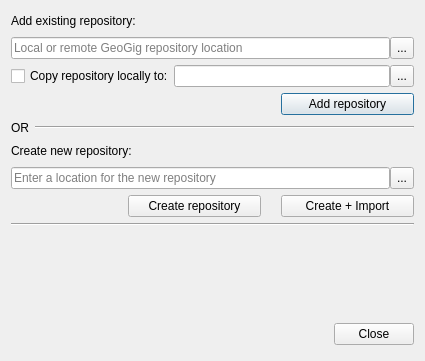
<?xml version="1.0" encoding="UTF-8"?>
<ui version="4.0">
 <class>AddRepoDialog</class>
 <widget class="QDialog" name="AddRepoDialog">
  <property name="geometry">
   <rect>
    <x>0</x>
    <y>0</y>
    <width>425</width>
    <height>361</height>
   </rect>
  </property>
  <property name="windowTitle">
   <string>Add or Create a Repository</string>
  </property>
  <property name="styleSheet">
   <string notr="true">#addRepoDialog {
	background-color: #eeeeee;
}</string>
  </property>
  <layout class="QVBoxLayout" name="verticalLayout">
   <item>
    <layout class="QHBoxLayout" name="horizontalLayout_3">
     <item>
      <widget class="QLabel" name="addRepoLabel">
       <property name="text">
        <string>Add existing repository:</string>
       </property>
      </widget>
     </item>
     <item>
      <spacer name="horizontalSpacer_3">
       <property name="orientation">
        <enum>Qt::Horizontal</enum>
       </property>
       <property name="sizeHint" stdset="0">
        <size>
         <width>40</width>
         <height>20</height>
        </size>
       </property>
      </spacer>
     </item>
    </layout>
   </item>
   <item>
    <layout class="QHBoxLayout" name="horizontalLayout_4">
     <property name="spacing">
      <number>0</number>
     </property>
     <item>
      <widget class="QLineEdit" name="addRepoFolderBox">
       <property name="sizePolicy">
        <sizepolicy hsizetype="Expanding" vsizetype="Fixed">
         <horstretch>0</horstretch>
         <verstretch>0</verstretch>
        </sizepolicy>
       </property>
       <property name="maximumSize">
        <size>
         <width>16777215</width>
         <height>16777215</height>
        </size>
       </property>
       <property name="text">
        <string/>
       </property>
       <property name="placeholderText">
        <string>Local or remote GeoGig repository location</string>
       </property>
      </widget>
     </item>
     <item>
      <widget class="QToolButton" name="selectRepoFolderButton">
       <property name="sizePolicy">
        <sizepolicy hsizetype="Fixed" vsizetype="Maximum">
         <horstretch>0</horstretch>
         <verstretch>0</verstretch>
        </sizepolicy>
       </property>
       <property name="minimumSize">
        <size>
         <width>0</width>
         <height>21</height>
        </size>
       </property>
       <property name="maximumSize">
        <size>
         <width>16777215</width>
         <height>16677215</height>
        </size>
       </property>
       <property name="text">
        <string>...</string>
       </property>
      </widget>
     </item>
    </layout>
   </item>
   <item>
    <layout class="QHBoxLayout" name="horizontalLayout_7">
     <property name="spacing">
      <number>0</number>
     </property>
     <item>
      <widget class="QCheckBox" name="cloneCheckBox">
       <property name="sizePolicy">
        <sizepolicy hsizetype="Fixed" vsizetype="Fixed">
         <horstretch>0</horstretch>
         <verstretch>0</verstretch>
        </sizepolicy>
       </property>
       <property name="styleSheet">
        <string notr="true">#copyLabel {
  color: #666666;
}</string>
       </property>
       <property name="text">
        <string>Copy repository locally to:</string>
       </property>
      </widget>
     </item>
     <item>
      <widget class="QLineEdit" name="cloneFolderBox"/>
     </item>
     <item>
      <widget class="QToolButton" name="selectCloneFolderButton">
       <property name="sizePolicy">
        <sizepolicy hsizetype="Fixed" vsizetype="Minimum">
         <horstretch>0</horstretch>
         <verstretch>0</verstretch>
        </sizepolicy>
       </property>
       <property name="minimumSize">
        <size>
         <width>0</width>
         <height>21</height>
        </size>
       </property>
       <property name="maximumSize">
        <size>
         <width>16777215</width>
         <height>16777215</height>
        </size>
       </property>
       <property name="text">
        <string>...</string>
       </property>
      </widget>
     </item>
    </layout>
   </item>
   <item>
    <layout class="QHBoxLayout" name="horizontalLayout_2">
     <property name="spacing">
      <number>0</number>
     </property>
     <item>
      <spacer name="horizontalSpacer">
       <property name="orientation">
        <enum>Qt::Horizontal</enum>
       </property>
       <property name="sizeHint" stdset="0">
        <size>
         <width>40</width>
         <height>20</height>
        </size>
       </property>
      </spacer>
     </item>
     <item>
      <widget class="QPushButton" name="addRepoButton">
       <property name="sizePolicy">
        <sizepolicy hsizetype="Maximum" vsizetype="Maximum">
         <horstretch>0</horstretch>
         <verstretch>0</verstretch>
        </sizepolicy>
       </property>
       <property name="minimumSize">
        <size>
         <width>133</width>
         <height>0</height>
        </size>
       </property>
       <property name="maximumSize">
        <size>
         <width>133</width>
         <height>32</height>
        </size>
       </property>
       <property name="text">
        <string>Add repository</string>
       </property>
       <property name="icon">
        <iconset resource="resources/geogigclient_resources.qrc">
         <normaloff>:/icon/add-repo-16.png</normaloff>:/icon/add-repo-16.png</iconset>
       </property>
      </widget>
     </item>
    </layout>
   </item>
   <item>
    <layout class="QHBoxLayout" name="horizontalLayout">
     <item>
      <widget class="QLabel" name="label">
       <property name="sizePolicy">
        <sizepolicy hsizetype="Fixed" vsizetype="Preferred">
         <horstretch>0</horstretch>
         <verstretch>0</verstretch>
        </sizepolicy>
       </property>
       <property name="text">
        <string>OR</string>
       </property>
      </widget>
     </item>
     <item>
      <widget class="Line" name="line">
       <property name="orientation">
        <enum>Qt::Horizontal</enum>
       </property>
      </widget>
     </item>
    </layout>
   </item>
   <item>
    <layout class="QHBoxLayout" name="horizontalLayout_5">
     <item>
      <widget class="QLabel" name="label_6">
       <property name="text">
        <string>Create new repository:</string>
       </property>
      </widget>
     </item>
     <item>
      <spacer name="horizontalSpacer_4">
       <property name="orientation">
        <enum>Qt::Horizontal</enum>
       </property>
       <property name="sizeHint" stdset="0">
        <size>
         <width>40</width>
         <height>20</height>
        </size>
       </property>
      </spacer>
     </item>
    </layout>
   </item>
   <item>
    <layout class="QHBoxLayout" name="horizontalLayout_6">
     <property name="spacing">
      <number>0</number>
     </property>
     <item>
      <widget class="QLineEdit" name="createRepoFolderBox">
       <property name="text">
        <string/>
       </property>
       <property name="placeholderText">
        <string>Enter a location for the new repository</string>
       </property>
      </widget>
     </item>
     <item>
      <widget class="QToolButton" name="selectNewRepoFolderButton">
       <property name="sizePolicy">
        <sizepolicy hsizetype="Fixed" vsizetype="Minimum">
         <horstretch>0</horstretch>
         <verstretch>0</verstretch>
        </sizepolicy>
       </property>
       <property name="minimumSize">
        <size>
         <width>0</width>
         <height>21</height>
        </size>
       </property>
       <property name="maximumSize">
        <size>
         <width>16777215</width>
         <height>16777215</height>
        </size>
       </property>
       <property name="text">
        <string>...</string>
       </property>
      </widget>
     </item>
    </layout>
   </item>
   <item>
    <layout class="QHBoxLayout" name="horizontalLayout_8">
     <property name="spacing">
      <number>0</number>
     </property>
     <item>
      <spacer name="horizontalSpacer_5">
       <property name="orientation">
        <enum>Qt::Horizontal</enum>
       </property>
       <property name="sizeHint" stdset="0">
        <size>
         <width>40</width>
         <height>20</height>
        </size>
       </property>
      </spacer>
     </item>
     <item>
      <widget class="QPushButton" name="createRepoButton">
       <property name="sizePolicy">
        <sizepolicy hsizetype="Maximum" vsizetype="Maximum">
         <horstretch>0</horstretch>
         <verstretch>0</verstretch>
        </sizepolicy>
       </property>
       <property name="minimumSize">
        <size>
         <width>133</width>
         <height>0</height>
        </size>
       </property>
       <property name="maximumSize">
        <size>
         <width>133</width>
         <height>111111</height>
        </size>
       </property>
       <property name="text">
        <string>Create repository</string>
       </property>
       <property name="icon">
        <iconset>
         <normaloff>:/icon/create-repo.png</normaloff>:/icon/create-repo.png</iconset>
       </property>
       <property name="iconSize">
        <size>
         <width>20</width>
         <height>16</height>
        </size>
       </property>
      </widget>
     </item>
     <item>
      <spacer name="horizontalSpacer_2">
       <property name="orientation">
        <enum>Qt::Horizontal</enum>
       </property>
       <property name="sizeType">
        <enum>QSizePolicy::Fixed</enum>
       </property>
       <property name="sizeHint" stdset="0">
        <size>
         <width>20</width>
         <height>20</height>
        </size>
       </property>
      </spacer>
     </item>
     <item>
      <widget class="QPushButton" name="createRepoAndImportButton">
       <property name="minimumSize">
        <size>
         <width>133</width>
         <height>0</height>
        </size>
       </property>
       <property name="text">
        <string>Create + Import</string>
       </property>
       <property name="icon">
        <iconset>
         <normaloff>:/icon/create-and-import-repo.png</normaloff>:/icon/create-and-import-repo.png</iconset>
       </property>
       <property name="iconSize">
        <size>
         <width>20</width>
         <height>16</height>
        </size>
       </property>
      </widget>
     </item>
    </layout>
   </item>
   <item>
    <widget class="Line" name="line_2">
     <property name="orientation">
      <enum>Qt::Horizontal</enum>
     </property>
    </widget>
   </item>
   <item>
    <spacer name="verticalSpacer">
     <property name="orientation">
      <enum>Qt::Vertical</enum>
     </property>
     <property name="sizeHint" stdset="0">
      <size>
       <width>20</width>
       <height>40</height>
      </size>
     </property>
    </spacer>
   </item>
   <item>
    <layout class="QHBoxLayout" name="horizontalLayout_10">
     <item>
      <spacer name="horizontalSpacer_7">
       <property name="orientation">
        <enum>Qt::Horizontal</enum>
       </property>
       <property name="sizeHint" stdset="0">
        <size>
         <width>40</width>
         <height>20</height>
        </size>
       </property>
      </spacer>
     </item>
     <item>
      <widget class="QDialogButtonBox" name="buttonBox">
       <property name="sizePolicy">
        <sizepolicy hsizetype="Maximum" vsizetype="Fixed">
         <horstretch>0</horstretch>
         <verstretch>0</verstretch>
        </sizepolicy>
       </property>
       <property name="minimumSize">
        <size>
         <width>0</width>
         <height>32</height>
        </size>
       </property>
       <property name="maximumSize">
        <size>
         <width>16777215</width>
         <height>32</height>
        </size>
       </property>
       <property name="orientation">
        <enum>Qt::Horizontal</enum>
       </property>
       <property name="standardButtons">
        <set>QDialogButtonBox::Close</set>
       </property>
       <property name="centerButtons">
        <bool>true</bool>
       </property>
      </widget>
     </item>
    </layout>
   </item>
  </layout>
 </widget>
 <resources>
  <include location="resources/geogigclient_resources.qrc"/>
 </resources>
 <connections>
  <connection>
   <sender>buttonBox</sender>
   <signal>accepted()</signal>
   <receiver>AddRepoDialog</receiver>
   <slot>accept()</slot>
   <hints>
    <hint type="sourcelabel">
     <x>248</x>
     <y>254</y>
    </hint>
    <hint type="destinationlabel">
     <x>157</x>
     <y>274</y>
    </hint>
   </hints>
  </connection>
  <connection>
   <sender>buttonBox</sender>
   <signal>rejected()</signal>
   <receiver>AddRepoDialog</receiver>
   <slot>reject()</slot>
   <hints>
    <hint type="sourcelabel">
     <x>316</x>
     <y>260</y>
    </hint>
    <hint type="destinationlabel">
     <x>286</x>
     <y>274</y>
    </hint>
   </hints>
  </connection>
 </connections>
</ui>
